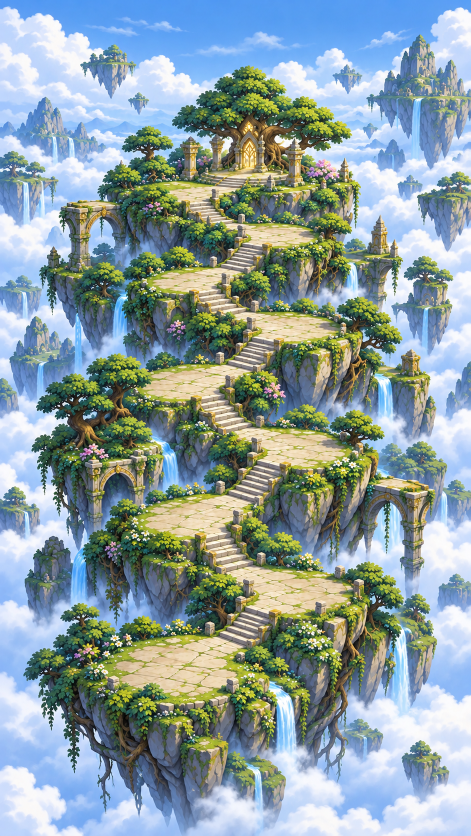
#> input picture assets/gemwoven/raw/chapters-painted-a/forest-raw.png, 941 x 1672 px, given in place of platform-a.png, which was not available (shown at 1/2 size)
$ python export_assets.py
#> lines starting #> are read from the running program, lines starting #| are printed output that depends on the picture; pictures that were not available may be replaced by others from this repository, and a replacement may not be noted
"""Deterministic alpha-preserving exports from the preserved ImageGen sources."""
from pathlib import Path
from PIL import Image

ROOT = Path(__file__).resolve().parent


def export(name, size):
#> called with name = 'platform-a', size = (512, 320)
    source = Image.open(ROOT / "raw" / f"{name}.png").convert("RGBA")
    if name == "bridge":
        source = source.crop(source.getchannel("A").point(lambda value: 255 if value > 16 else 0).getbbox())
        source.thumbnail((380, 80), Image.Resampling.LANCZOS)
    else:
        source.thumbnail(size, Image.Resampling.LANCZOS)
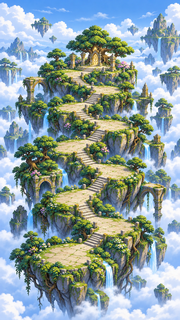
#> source: PIL image 180x320 RGBA; mean R, G, B, A 140.5, 158.9, 161.4, 255
    output = Image.new("RGBA", size)
#> output: PIL image 512x320 RGBA; every value is 0
    output.alpha_composite(source, ((size[0] - source.width) // 2, (size[1] - source.height) // 2))
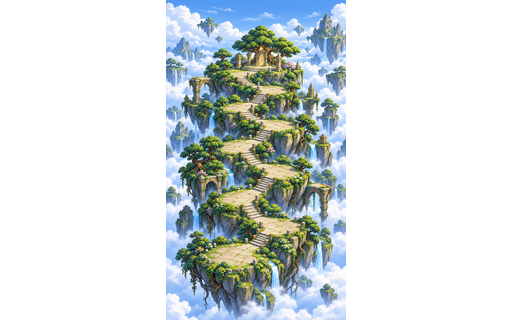
#> output: PIL image 512x320 RGBA; mean R, G, B, A 49.4, 55.8, 56.8, 89.6; transparent parts drawn white
    output.putalpha(output.getchannel("A").point(lambda value: 0 if value <= 4 else value))
    output.save(ROOT / f"{name}.png", optimize=True)
    output.save(ROOT / f"{name}.webp", lossless=True, exact=True)
    print(name, output.size, "alpha bounds", output.getchannel("A").getbbox(),
          "alpha extrema", output.getchannel("A").getextrema())
#| platform-a (512, 320) alpha bounds (166, 0, 346, 320) alpha extrema (0, 255)


if __name__ == "__main__":
    export("platform-a", (512, 320))
    if (ROOT / "raw" / "bridge.png").exists():
        export("bridge", (400, 100))
#> call 2 of export, with name = 'bridge', size = (400, 100)
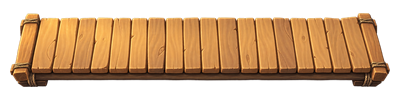
#> input picture assets/gemwoven/modular-map/bridge.png, 400 x 100 px, found by its file name
#> in export, source is the input picture: PIL image 400x100 RGBA; mean R, G, B, A 108.7, 74.2, 39.8, 145.8
#> in export (call 2), `source = source.crop(source.getchannel("A").point(lambda value: 255 if..`:
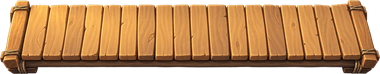
#> source: PIL image 380x74 RGBA; mean R, G, B, A 154.7, 105.5, 56.6, 207.4; transparent parts drawn white
#> in export (call 2), `output = Image.new("RGBA", size)`: output: PIL image 400x100 RGBA; every value is 0
#| bridge (400, 100) alpha bounds (10, 13, 390, 87) alpha extrema (0, 255)
